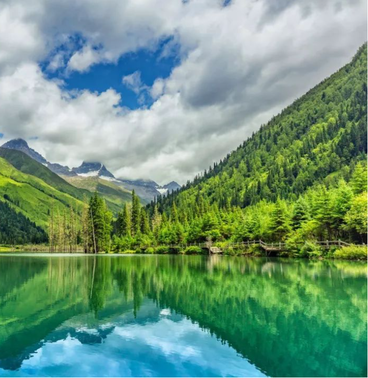
%> input picture SIFT+RANSAC图像融合/test3.png, 368 x 378 px, shrunk from 712 x 732 before the run
$ octave main.m   (GNU Octave 9; MATLAB toolbox functions it lacks are replaced by stand-ins)
%> lines starting %> are read from the running program, lines starting %| are printed output that depends on the picture
### SIFT+RANSAC图像融合/img2gray.m
function gray=img2gray(im)
if length(size(im))==3
    gray=rgb2gray(im);
else
    gray=im;
end
gray=uint8(medfilt2(double(gray)));

### SIFT+RANSAC图像融合/sift.m
function [descriptors, locs]=sift(image)

[rows, cols] = size(image);

% Convert into PGM imagefile, readable by "keypoints" executable
f = fopen('tmp.pgm', 'w');
if f == -1
    error('Could not create file tmp.pgm.');
end
fprintf(f, 'P5\n%d\n%d\n255\n', cols, rows);
fwrite(f, image', 'uint8');
fclose(f);

% Call keypoints executable
if isunix
    command = '!./sift ';
else
    command = '!siftWin32 ';
end
command = [command ' <tmp.pgm >tmp.key'];
eval(command);

% Open tmp.key and check its header
g = fopen('tmp.key', 'r');
if g == -1
    error('Could not open file tmp.key.');
end
[header, count] = fscanf(g, '%d %d', [1 2]);
if count ~= 2
    error('Invalid keypoint file beginning.');
end
num = header(1);
len = header(2);
if len ~= 128
    error('Keypoint descriptor length invalid (should be 128).');
end

% Creates the two output matrices (use known size for efficiency)
locs = double(zeros(num, 4));
descriptors = double(zeros(num, 128));

% Parse tmp.key
for i = 1:num
    [vector, count] = fscanf(g, '%f %f %f %f', [1 4]); %row col scale ori
    if count ~= 4
        error('Invalid keypoint file format');
    end
    locs(i, :) = vector(1, :);

    [descrip, count] = fscanf(g, '%d', [1 len]);
    if (count ~= 128)
        error('Invalid keypoint file value.');
    end
    % Normalize each input vector to unit length
    descrip = descrip / sqrt(sum(descrip.^2));
    descriptors(i, :) = descrip(1, :);
end
fclose(g);

### SIFT+RANSAC图像融合/main.m
close all;
clear;
clc;

im1=imread('test3.png');
%> im1 is the input picture: size 378x368x3 uint8; mean R, G, B 110.7, 150.3, 124.1
im2=imread('test4.png');
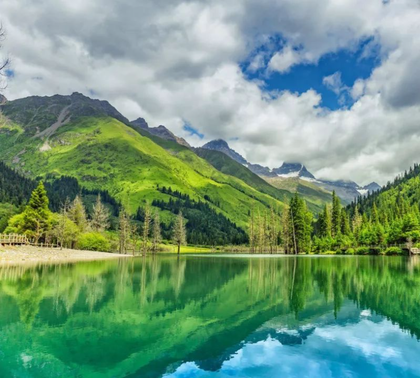
%> input picture SIFT+RANSAC图像融合/test4.png, 420 x 378 px, shrunk from 813 x 731 before the run
%> im2 is the input picture: size 378x420x3 uint8; mean R, G, B 113.6, 152.1, 125.1

gray1=img2gray(im1);
%> in img2gray, `gray=rgb2gray(im);`:
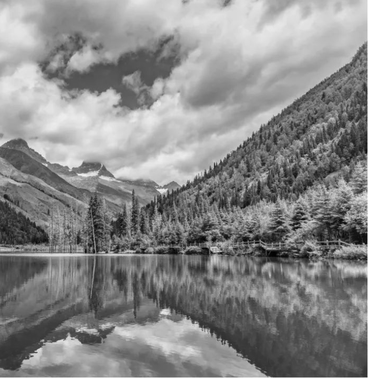
%> gray: size 378x368 uint8; min 1, max 241, mean 135.5
gray2=img2gray(im2);
%> in img2gray (call 2), `gray=rgb2gray(im);`:
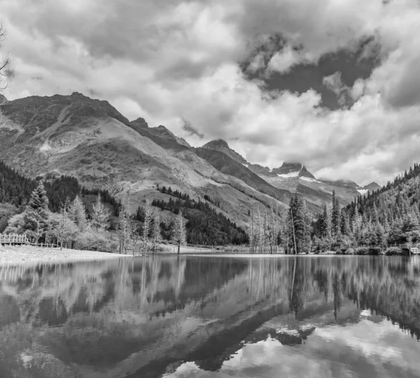
%> gray: size 378x420 uint8; min 0, max 246, mean 137.6

[des1,loc1]=sift(gray1);
%> the run ends on the next line
